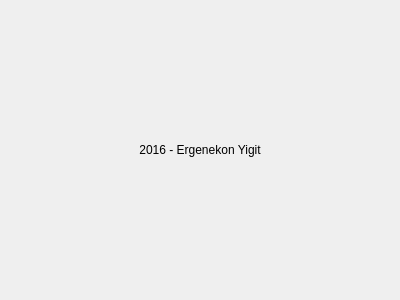
<?xml version="1.0" encoding="UTF-8"?>
<ui version="4.0">
 <class>Hakkinda</class>
 <widget class="QDialog" name="Hakkinda">
  <property name="geometry">
   <rect>
    <x>0</x>
    <y>0</y>
    <width>400</width>
    <height>300</height>
   </rect>
  </property>
  <property name="windowTitle">
   <string>Dialog</string>
  </property>
  <layout class="QGridLayout" name="gridLayout">
   <item row="0" column="0">
    <widget class="QLabel" name="label">
     <property name="text">
      <string>2016 - Ergenekon Yigit</string>
     </property>
     <property name="alignment">
      <set>Qt::AlignCenter</set>
     </property>
    </widget>
   </item>
  </layout>
 </widget>
 <resources/>
 <connections/>
</ui>
